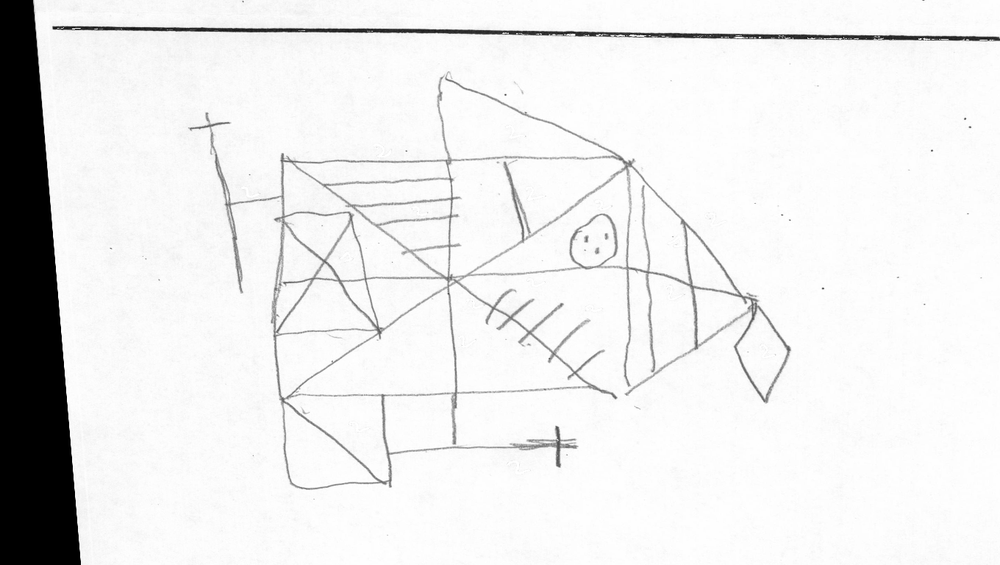
#> input picture omografie/FEB2017_ML240217060332-166.png, 1000 x 565 px, shrunk from 1360 x 768 before the run
$ python edge.py ../omografie/FEB2017_ML240217060332-166.png
#> lines starting #> are read from the running program, lines starting #| are printed output that depends on the picture; long printed decimals are rounded
import numpy as np
import cv2
import sys
from matplotlib import pyplot as plt

def maxDeviationThresh(hist):
    maximum = max(hist)
    index_max = list(hist).index(maximum)
    index_min = 0
    for i in range(index_max, -1, -1):
        if not hist[i]:
            index_min = i
            break
    distances = []
    x1 = index_min
    y1 = hist[index_min]
    x2 = index_max
    y2 = hist[index_max]
    for i in range(index_min + 1, index_max):
        x0 = i
        y0 = hist[i]
        distance = np.abs((y2 - y1) * x0 - (x2 - x1) * y0 + x2 * y1 - y2 * x1) / np.sqrt(
            (y2 - y1) ** 2 + (x2 - x1) ** 2)
        distances.append(distance)

    T_index = distances.index(max(distances))
    return T_index + index_min


i_path = sys.argv[1]
img = cv2.imread(i_path)
#> img is the input picture: shape (565, 1000, 3); min 0, max 255, mean 232.9
img = cv2.cvtColor(img, cv2.COLOR_BGR2GRAY)
#> img: shape (565, 1000)
dst = cv2.bilateralFilter(img, 10, sigmaColor=15, sigmaSpace=15)
# [4 lines of commented-out code are left out]
hist, n, _ = plt.hist(dst.ravel(), 256, [0, 256])
#> hist = 256 values, max 152173 at index 253, min 0 at index 6, mean 2207; n = 257 values from 0 to 256
thresh_val = maxDeviationThresh(hist)
#> in maxDeviationThresh, `maximum = max(hist)`: maximum = 152173
#> in maxDeviationThresh, `index_max = list(hist).index(maximum)`: index_max = 253
#> in maxDeviationThresh, `y1 = hist[index_min]`: y1 = 0
#> in maxDeviationThresh, `x2 = index_max`: x2 = 253
#> in maxDeviationThresh, `y2 = hist[index_max]`: y2 = 152173
#> the loop in maxDeviationThresh, `for i in range(index_min + 1, index_max):` made 246 passes
#> (y0, distance) on passes 1 to 3: (2, 0.997), (4, 1.99), (4, 2.99)
#> after the loop in maxDeviationThresh, `for i in range(index_min + 1, index_max):`: distances = 246 values, max 235 at index 235, min 0.997 at index 0, mean 121.1
#> in maxDeviationThresh, `T_index = distances.index(max(distances))`: T_index = 235
#> thresh_val = 241
notwhite = dst[dst < thresh_val]
white = dst[dst >= thresh_val]
average = np.mean(notwhite)
#> average = 70.49
dev = np.std(notwhite)
#> dev = 87.14
print(average)
#| 70.486
print(dev)
#| 87.137

# plt.hist(dst.ravel(), 256, [0, 256]), plt.show()
# plt.hist(notwhite), plt.show()
# plt.hist(white), plt.show()
height, width = dst.shape
#> height = 565; width = 1000
threshed = np.zeros((height, width, 1), np.uint8)
for i in range(height):
    for j in range(width):
        if dst[i, j] <= thresh_val:
            threshed[i, j] = dst[i, j]
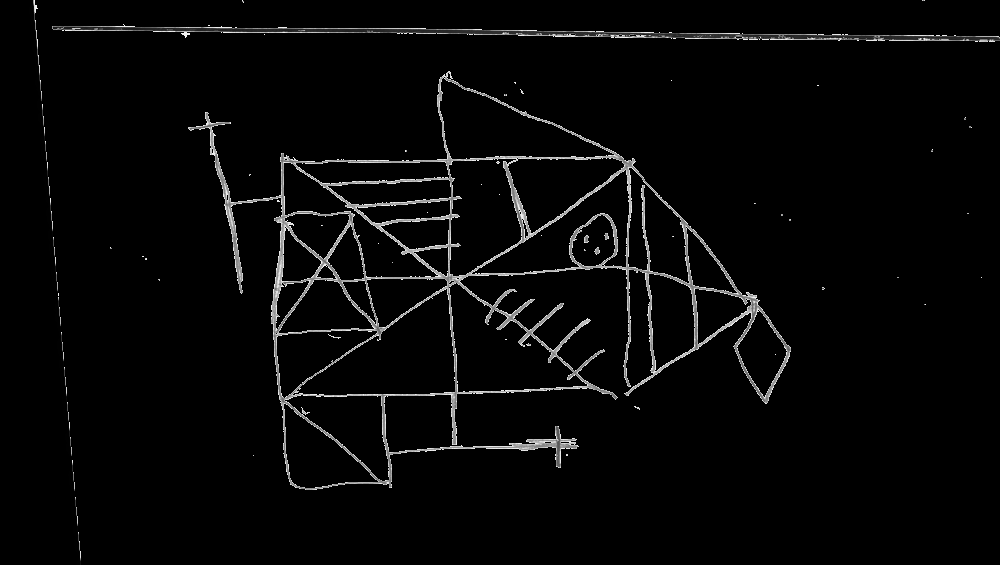
#> threshed: shape (565, 1000, 1); min 0, max 241, mean 7.3
# dst = cv.fastNlMeansDenoising(img, h=sigma)
# dst = cv.GaussianBlur(img, (5, 5), sigmaX=sigma)
dilatation_type = cv2.MORPH_RECT  # cv.MORPH_CROSS cv.MORPH_ELLIPSE
dilatation_size = 1
element = cv2.getStructuringElement(dilatation_type, (2 * dilatation_size + 1, 2 * dilatation_size + 1),
                                    (dilatation_size, dilatation_size))
# threshed = cv2.dilate(threshed, element)
cv2.imwrite("dilate.png", threshed)
rgb = np.zeros((height, width, 3), np.uint8)
for i in range(height):
    for j in range(width):
#> (the run stopped early here; a loop or call above may not have finished)
